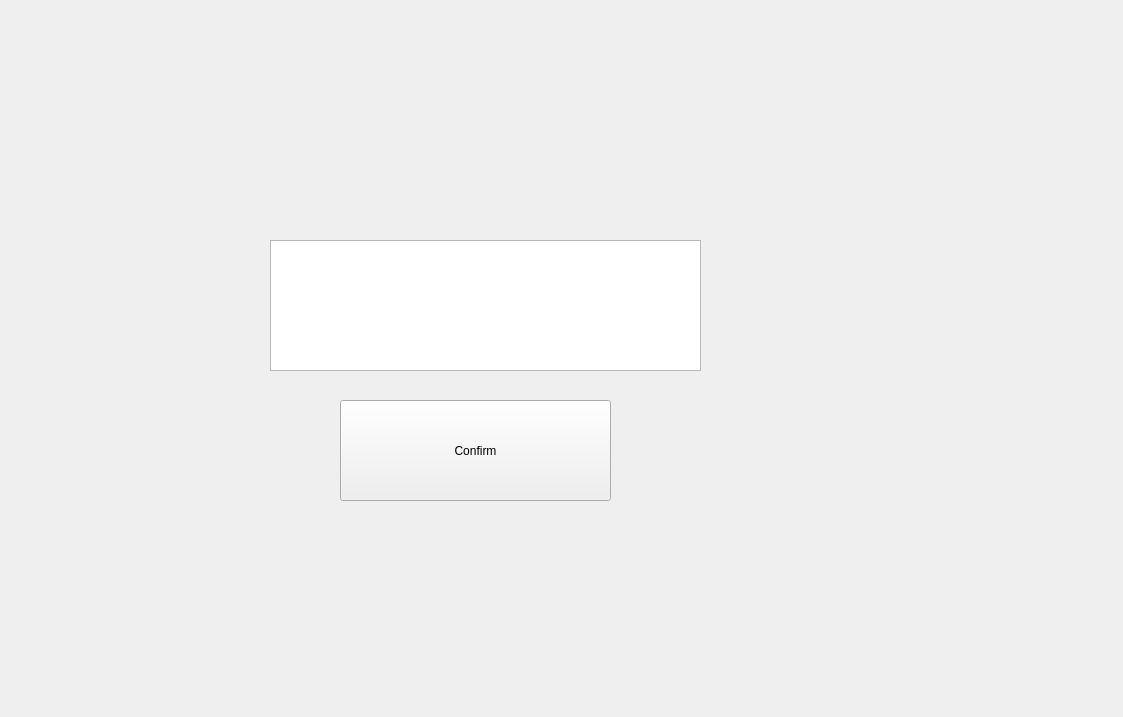
<?xml version="1.0" encoding="UTF-8"?>
<ui version="4.0">
 <class>MarkAttendanceScreen</class>
 <widget class="QWidget" name="MarkAttendanceScreen">
  <property name="geometry">
   <rect>
    <x>0</x>
    <y>0</y>
    <width>1123</width>
    <height>717</height>
   </rect>
  </property>
  <property name="windowTitle">
   <string>Form</string>
  </property>
  <widget class="QPushButton" name="confirmAttendanceButton">
   <property name="geometry">
    <rect>
     <x>340</x>
     <y>400</y>
     <width>271</width>
     <height>101</height>
    </rect>
   </property>
   <property name="text">
    <string>Confirm</string>
   </property>
  </widget>
  <widget class="QTextEdit" name="attendanceIDTextBox">
   <property name="geometry">
    <rect>
     <x>270</x>
     <y>240</y>
     <width>431</width>
     <height>131</height>
    </rect>
   </property>
  </widget>
 </widget>
 <resources/>
 <connections/>
</ui>
